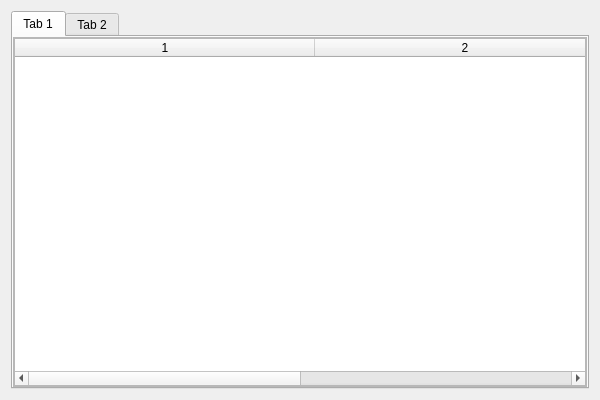
<?xml version="1.0" encoding="UTF-8"?>
<ui version="4.0">
 <class>WindowsAssistClass</class>
 <widget class="QDialog" name="WindowsAssistClass">
  <property name="geometry">
   <rect>
    <x>0</x>
    <y>0</y>
    <width>600</width>
    <height>400</height>
   </rect>
  </property>
  <property name="windowTitle">
   <string>WindowsAssist</string>
  </property>
  <layout class="QVBoxLayout" name="verticalLayout">
   <item>
    <widget class="QTabWidget" name="tabWidget">
     <widget class="QWidget" name="tab">
      <attribute name="title">
       <string>Tab 1</string>
      </attribute>
      <layout class="QVBoxLayout" name="verticalLayout_2">
       <property name="spacing">
        <number>0</number>
       </property>
       <property name="leftMargin">
        <number>0</number>
       </property>
       <property name="topMargin">
        <number>0</number>
       </property>
       <property name="rightMargin">
        <number>0</number>
       </property>
       <property name="bottomMargin">
        <number>0</number>
       </property>
       <item>
        <widget class="QFrame" name="frame">
         <property name="frameShape">
          <enum>QFrame::StyledPanel</enum>
         </property>
         <property name="frameShadow">
          <enum>QFrame::Raised</enum>
         </property>
         <layout class="QVBoxLayout" name="verticalLayout_3">
          <property name="spacing">
           <number>0</number>
          </property>
          <property name="leftMargin">
           <number>0</number>
          </property>
          <property name="topMargin">
           <number>0</number>
          </property>
          <property name="rightMargin">
           <number>0</number>
          </property>
          <property name="bottomMargin">
           <number>0</number>
          </property>
          <item>
           <widget class="QTableWidget" name="tableWidget">
            <property name="selectionBehavior">
             <enum>QAbstractItemView::SelectRows</enum>
            </property>
            <property name="showGrid">
             <bool>false</bool>
            </property>
            <property name="rowCount">
             <number>2</number>
            </property>
            <property name="columnCount">
             <number>2</number>
            </property>
            <attribute name="horizontalHeaderDefaultSectionSize">
             <number>300</number>
            </attribute>
            <attribute name="verticalHeaderVisible">
             <bool>false</bool>
            </attribute>
            <row/>
            <row/>
            <column/>
            <column/>
           </widget>
          </item>
         </layout>
        </widget>
       </item>
      </layout>
     </widget>
     <widget class="QWidget" name="tab_2">
      <attribute name="title">
       <string>Tab 2</string>
      </attribute>
     </widget>
    </widget>
   </item>
  </layout>
 </widget>
 <layoutdefault spacing="6" margin="11"/>
 <resources>
  <include location="../res/WindowsAssist.qrc"/>
 </resources>
 <connections/>
</ui>
